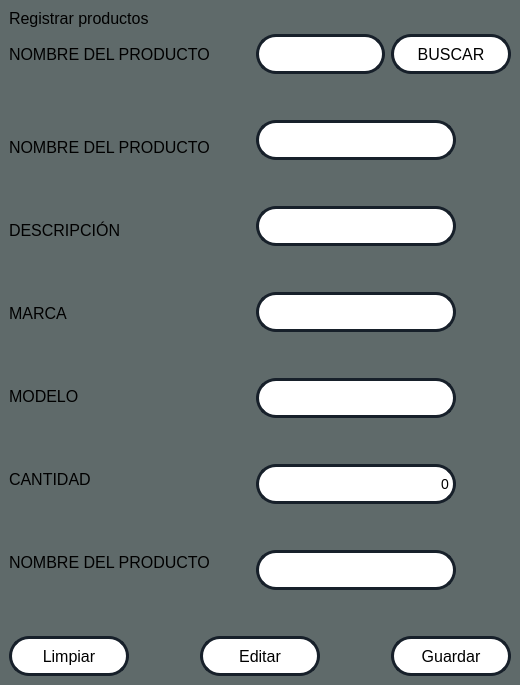
                 <widget class="QWidget" name="page_Act">
                  <property name="styleSheet">
                   <string notr="true">
QLabel{
font-size:16px;
}
QLineEdit{
border:3px solid #17202A;
border-radius:20px;
background-color:white;
font-size:14px;
}
QLineEdit:hover{
background-color:#45B39D;
}
QSpinBox{
border:3px solid #17202A;
border-radius:20px;
background-color:white;
font-size:14px;
}
QSpinBox:hover{
background-color:#45B39D;
}
QPushButton{
font-size:16px;
border:3px solid #17202A;
background-color:rgb(255,255,255);
border-radius: 20px;
}
QPushButton:hover{
background-color:#BB8FCE;
}</string>
                  </property>
                  <layout class="QVBoxLayout" name="verticalLayout_9">
                   <property name="spacing">
                    <number>0</number>
                   </property>
                   <property name="leftMargin">
                    <number>0</number>
                   </property>
                   <property name="topMargin">
                    <number>0</number>
                   </property>
                   <property name="rightMargin">
                    <number>0</number>
                   </property>
                   <property name="bottomMargin">
                    <number>0</number>
                   </property>
                   <item>
                    <widget class="QFrame" name="frame_5">
                     <property name="styleSheet">
                      <string notr="true">QFrame{
background-color:#5F6A6A;
border-radius:20px solid;
border:none;
border-radius:0px;
}</string>
                     </property>
                     <property name="frameShape">
                      <enum>QFrame::StyledPanel</enum>
                     </property>
                     <property name="frameShadow">
                      <enum>QFrame::Raised</enum>
                     </property>
                     <layout class="QVBoxLayout" name="verticalLayout_12">
                      <item>
                       <widget class="QLabel" name="label_7">
                        <property name="text">
                         <string>Registrar productos</string>
                        </property>
                       </widget>
                      </item>
                      <item>
                       <layout class="QHBoxLayout" name="horizontalLayout_6">
                        <item>
                         <widget class="QLabel" name="label_6">
                          <property name="text">
                           <string>NOMBRE DEL PRODUCTO</string>
                          </property>
                         </widget>
                        </item>
                        <item>
                         <spacer name="horizontalSpacer_5">
                          <property name="orientation">
                           <enum>Qt::Horizontal</enum>
                          </property>
                          <property name="sizeHint" stdset="0">
                           <size>
                            <width>40</width>
                            <height>20</height>
                           </size>
                          </property>
                         </spacer>
                        </item>
                        <item>
                         <widget class="QLineEdit" name="line_buscar_eliminar">
                          <property name="minimumSize">
                           <size>
                            <width>0</width>
                            <height>40</height>
                           </size>
                          </property>
                          <property name="maximumSize">
                           <size>
                            <width>16777215</width>
                            <height>40</height>
                           </size>
                          </property>
                         </widget>
                        </item>
                        <item>
                         <widget class="QPushButton" name="buscar_btn">
                          <property name="minimumSize">
                           <size>
                            <width>120</width>
                            <height>40</height>
                           </size>
                          </property>
                          <property name="maximumSize">
                           <size>
                            <width>120</width>
                            <height>40</height>
                           </size>
                          </property>
                          <property name="text">
                           <string>BUSCAR</string>
                          </property>
                         </widget>
                        </item>
                       </layout>
                      </item>
                      <item>
                       <layout class="QHBoxLayout" name="horizontalLayout_9">
                        <item>
                         <layout class="QHBoxLayout" name="horizontalLayout_7">
                          <item>
                           <layout class="QVBoxLayout" name="verticalLayout_10">
                            <item>
                             <spacer name="horizontalSpacer_20">
                              <property name="orientation">
                               <enum>Qt::Vertical</enum>
                              </property>
                              <property name="sizeHint" stdset="0">
                               <size>
                                <width>20</width>
                                <height>40</height>
                               </size>
                              </property>
                             </spacer>
                            </item>
                            <item>
                             <widget class="QLabel" name="label_8">
                              <property name="text">
                               <string>NOMBRE DEL PRODUCTO</string>
                              </property>
                             </widget>
                            </item>
                            <item>
                             <spacer name="horizontalSpacer_6">
                              <property name="orientation">
                               <enum>Qt::Vertical</enum>
                              </property>
                              <property name="sizeHint" stdset="0">
                               <size>
                                <width>20</width>
                                <height>40</height>
                               </size>
                              </property>
                             </spacer>
                            </item>
                            <item>
                             <widget class="QLabel" name="label_9">
                              <property name="text">
                               <string>DESCRIPCIÓN</string>
                              </property>
                             </widget>
                            </item>
                            <item>
                             <spacer name="horizontalSpacer_7">
                              <property name="orientation">
                               <enum>Qt::Vertical</enum>
                              </property>
                              <property name="sizeHint" stdset="0">
                               <size>
                                <width>20</width>
                                <height>17</height>
                               </size>
                              </property>
                             </spacer>
                            </item>
                            <item>
                             <widget class="QLabel" name="label_10">
                              <property name="text">
                               <string>MARCA</string>
                              </property>
                             </widget>
                            </item>
                            <item>
                             <spacer name="horizontalSpacer_8">
                              <property name="orientation">
                               <enum>Qt::Vertical</enum>
                              </property>
                              <property name="sizeHint" stdset="0">
                               <size>
                                <width>20</width>
                                <height>17</height>
                               </size>
                              </property>
                             </spacer>
                            </item>
                            <item>
                             <widget class="QLabel" name="label_11">
                              <property name="text">
                               <string>MODELO</string>
                              </property>
                             </widget>
                            </item>
                            <item>
                             <spacer name="horizontalSpacer_9">
                              <property name="orientation">
                               <enum>Qt::Vertical</enum>
                              </property>
                              <property name="sizeHint" stdset="0">
                               <size>
                                <width>20</width>
                                <height>17</height>
                               </size>
                              </property>
                             </spacer>
                            </item>
                            <item>
                             <widget class="QLabel" name="label_12">
                              <property name="text">
                               <string>CANTIDAD</string>
                              </property>
                             </widget>
                            </item>
                            <item>
                             <spacer name="horizontalSpacer_10">
                              <property name="orientation">
                               <enum>Qt::Vertical</enum>
                              </property>
                              <property name="sizeHint" stdset="0">
                               <size>
                                <width>20</width>
                                <height>17</height>
                               </size>
                              </property>
                             </spacer>
                            </item>
                            <item>
                             <widget class="QLabel" name="label_13">
                              <property name="text">
                               <string>NOMBRE DEL PRODUCTO</string>
                              </property>
                             </widget>
                            </item>
                            <item>
                             <spacer name="horizontalSpacer_23">
                              <property name="orientation">
                               <enum>Qt::Vertical</enum>
                              </property>
                              <property name="sizeHint" stdset="0">
                               <size>
                                <width>20</width>
                                <height>40</height>
                               </size>
                              </property>
                             </spacer>
                            </item>
                           </layout>
                          </item>
                          <item>
                           <spacer name="horizontalSpacer_16">
                            <property name="orientation">
                             <enum>Qt::Horizontal</enum>
                            </property>
                            <property name="sizeHint" stdset="0">
                             <size>
                              <width>40</width>
                              <height>20</height>
                             </size>
                            </property>
                           </spacer>
                          </item>
                          <item>
                           <layout class="QVBoxLayout" name="verticalLayout_11">
                            <item>
                             <spacer name="horizontalSpacer_21">
                              <property name="orientation">
                               <enum>Qt::Vertical</enum>
                              </property>
                              <property name="sizeHint" stdset="0">
                               <size>
                                <width>20</width>
                                <height>40</height>
                               </size>
                              </property>
                             </spacer>
                            </item>
                            <item>
                             <widget class="QLineEdit" name="in_name">
                              <property name="minimumSize">
                               <size>
                                <width>200</width>
                                <height>40</height>
                               </size>
                              </property>
                              <property name="maximumSize">
                               <size>
                                <width>200</width>
                                <height>40</height>
                               </size>
                              </property>
                             </widget>
                            </item>
                            <item>
                             <spacer name="horizontalSpacer_11">
                              <property name="orientation">
                               <enum>Qt::Vertical</enum>
                              </property>
                              <property name="sizeHint" stdset="0">
                               <size>
                                <width>20</width>
                                <height>40</height>
                               </size>
                              </property>
                             </spacer>
                            </item>
                            <item>
                             <widget class="QLineEdit" name="in_des">
                              <property name="minimumSize">
                               <size>
                                <width>200</width>
                                <height>40</height>
                               </size>
                              </property>
                              <property name="maximumSize">
                               <size>
                                <width>200</width>
                                <height>40</height>
                               </size>
                              </property>
                             </widget>
                            </item>
                            <item>
                             <spacer name="horizontalSpacer_12">
                              <property name="orientation">
                               <enum>Qt::Vertical</enum>
                              </property>
                              <property name="sizeHint" stdset="0">
                               <size>
                                <width>20</width>
                                <height>40</height>
                               </size>
                              </property>
                             </spacer>
                            </item>
                            <item>
                             <widget class="QLineEdit" name="in_marca">
                              <property name="minimumSize">
                               <size>
                                <width>200</width>
                                <height>40</height>
                               </size>
                              </property>
                              <property name="maximumSize">
                               <size>
                                <width>200</width>
                                <height>40</height>
                               </size>
                              </property>
                             </widget>
                            </item>
                            <item>
                             <spacer name="horizontalSpacer_13">
                              <property name="orientation">
                               <enum>Qt::Vertical</enum>
                              </property>
                              <property name="sizeHint" stdset="0">
                               <size>
                                <width>20</width>
                                <height>40</height>
                               </size>
                              </property>
                             </spacer>
                            </item>
                            <item>
                             <widget class="QLineEdit" name="in_modelo">
                              <property name="minimumSize">
                               <size>
                                <width>200</width>
                                <height>40</height>
                               </size>
                              </property>
                              <property name="maximumSize">
                               <size>
                                <width>200</width>
                                <height>40</height>
                               </size>
                              </property>
                             </widget>
                            </item>
                            <item>
                             <spacer name="horizontalSpacer_14">
                              <property name="orientation">
                               <enum>Qt::Vertical</enum>
                              </property>
                              <property name="sizeHint" stdset="0">
                               <size>
                                <width>20</width>
                                <height>40</height>
                               </size>
                              </property>
                             </spacer>
                            </item>
                            <item>
                             <widget class="QSpinBox" name="in_cant">
                              <property name="minimumSize">
                               <size>
                                <width>200</width>
                                <height>40</height>
                               </size>
                              </property>
                              <property name="maximumSize">
                               <size>
                                <width>200</width>
                                <height>40</height>
                               </size>
                              </property>
                              <property name="alignment">
                               <set>Qt::AlignRight|Qt::AlignTrailing|Qt::AlignVCenter</set>
                              </property>
                              <property name="buttonSymbols">
                               <enum>QAbstractSpinBox::NoButtons</enum>
                              </property>
                             </widget>
                            </item>
                            <item>
                             <spacer name="horizontalSpacer_15">
                              <property name="orientation">
                               <enum>Qt::Vertical</enum>
                              </property>
                              <property name="sizeHint" stdset="0">
                               <size>
                                <width>20</width>
                                <height>40</height>
                               </size>
                              </property>
                             </spacer>
                            </item>
                            <item>
                             <widget class="QLineEdit" name="in_precio">
                              <property name="minimumSize">
                               <size>
                                <width>200</width>
                                <height>40</height>
                               </size>
                              </property>
                              <property name="maximumSize">
                               <size>
                                <width>200</width>
                                <height>40</height>
                               </size>
                              </property>
                             </widget>
                            </item>
                            <item>
                             <spacer name="horizontalSpacer_22">
                              <property name="orientation">
                               <enum>Qt::Vertical</enum>
                              </property>
                              <property name="sizeHint" stdset="0">
                               <size>
                                <width>20</width>
                                <height>40</height>
                               </size>
                              </property>
                             </spacer>
                            </item>
                           </layout>
                          </item>
                         </layout>
                        </item>
                        <item>
                         <spacer name="horizontalSpacer_19">
                          <property name="orientation">
                           <enum>Qt::Horizontal</enum>
                          </property>
                          <property name="sizeHint" stdset="0">
                           <size>
                            <width>40</width>
                            <height>20</height>
                           </size>
                          </property>
                         </spacer>
                        </item>
                       </layout>
                      </item>
                      <item>
                       <layout class="QHBoxLayout" name="horizontalLayout_8">
                        <item>
                         <widget class="QPushButton" name="btn_clear">
                          <property name="minimumSize">
                           <size>
                            <width>120</width>
                            <height>40</height>
                           </size>
                          </property>
                          <property name="maximumSize">
                           <size>
                            <width>120</width>
                            <height>40</height>
                           </size>
                          </property>
                          <property name="text">
                           <string>Limpiar</string>
                          </property>
                         </widget>
                        </item>
                        <item>
                         <spacer name="horizontalSpacer_17">
                          <property name="orientation">
                           <enum>Qt::Horizontal</enum>
                          </property>
                          <property name="sizeHint" stdset="0">
                           <size>
                            <width>40</width>
                            <height>20</height>
                           </size>
                          </property>
                         </spacer>
                        </item>
                        <item>
                         <widget class="QPushButton" name="btn_edit">
                          <property name="minimumSize">
                           <size>
                            <width>120</width>
                            <height>40</height>
                           </size>
                          </property>
                          <property name="maximumSize">
                           <size>
                            <width>120</width>
                            <height>40</height>
                           </size>
                          </property>
                          <property name="text">
                           <string>Editar</string>
                          </property>
                         </widget>
                        </item>
                        <item>
                         <spacer name="horizontalSpacer_25">
                          <property name="orientation">
                           <enum>Qt::Horizontal</enum>
                          </property>
                          <property name="sizeHint" stdset="0">
                           <size>
                            <width>40</width>
                            <height>20</height>
                           </size>
                          </property>
                         </spacer>
                        </item>
                        <item>
                         <widget class="QPushButton" name="btn_save">
                          <property name="minimumSize">
                           <size>
                            <width>120</width>
                            <height>40</height>
                           </size>
                          </property>
                          <property name="maximumSize">
                           <size>
                            <width>120</width>
                            <height>40</height>
                           </size>
                          </property>
                          <property name="text">
                           <string>Guardar</string>
                          </property>
                         </widget>
                        </item>
                       </layout>
                      </item>
                     </layout>
                    </widget>
                   </item>
                  </layout>
                 </widget>
